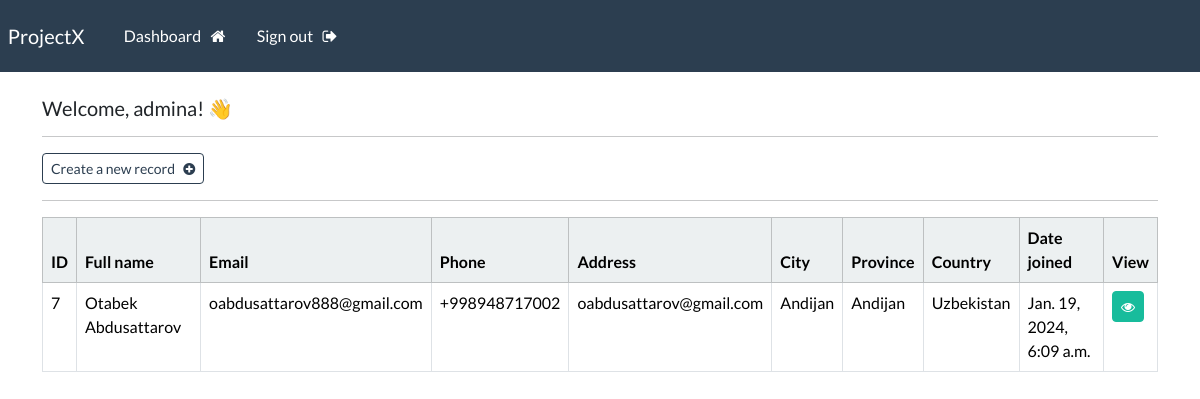
Screenshot of /dashboard (signed in) with the database file from the repository.
### webapp/models.py (models this page shows, shortened)
class Record(models.Model):
    creation_date = models.DateTimeField(auto_now_add=True)
    first_name = models.CharField(max_length=100)
    last_name = models.CharField(max_length=100)
    email = models.CharField(max_length=255)
    phone = models.CharField(max_length=20)
    address = models.CharField(max_length=300)
    city = models.CharField(max_length=255)
    province = models.CharField(max_length=200)
    country = models.CharField(max_length=125)

### webapp/views.py (the view)
# urls.py: path('dashboard', views.dashboard, name="dashboard"),
@login_required(login_url='my-login')
def dashboard(request):
    my_records = Record.objects.all()
    context = {'records': my_records}
    return render(request, 'webapp/dashboard.html', context=context)

### webapp/templates/webapp/dashboard.html
{% extends 'webapp/base.html' %}
{% block content %}
    <h5> Welcome, {{user}}! 👋 </h5>
    <hr>
    <a class="btn btn-outline-primary btn-sm" href="{% url 'create-record' %}">
        Create a new record &nbsp; <i class="fa fa-plus-circle" aria-hidden="true"></i>
    </a>
    <hr>
    <table class="table table-hover table-bordered">
        <thead class="table-light">
            <tr>
                <th scope="col"> ID </th>
                <th scope="col"> Full name </th>
                <th scope="col"> Email </th>
                <th scope="col"> Phone </th>
                <th scope="col"> Address </th>
                <th scope="col"> City </th>
                <th scope="col"> Province </th>
                <th scope="col"> Country </th>
                <th scope="col"> Date joined </th>
                <th scope="col"> View </th>
            </tr>
        </thead>
        <tbody>
        {% if records %}
            {% for record in records %}
            <tr>
                <td> {{record.id}} </td>
                <td> {{record.first_name}}  {{record.last_name}} </td>
                <td> {{record.email}} </td>
                <td> {{record.phone}} </td>
                <td> {{record.address}} </td>
                <td> {{record.city}} </td>
                <td> {{record.province}} </td>
                <td> {{record.country}} </td>
                <td> {{record.creation_date}} </td>
                <td> <a class="btn btn-success btn-sm" href="{% url 'record' record.id %}"> <i class="fa fa-eye" aria-hidden="true"></i> </a> </td>
            </tr>
            {% endfor %}
        {% endif %}
        </tbody>
    </table>
{% endblock %}

### webapp/templates/webapp/base.html (shortened to what this page needs)
{% load static %}
<!DOCTYPE html>
<html>
    <head>
        <link rel="stylesheet" type="text/css" href="https://bootswatch.com/5/flatly/bootstrap.min.css">
        <link rel="stylesheet" type="text/css" href="{% static 'css/styles.css' %}">
        <link rel="stylesheet" href="https://cdnjs.cloudflare.com/ajax/libs/font-awesome/4.7.0/css/font-awesome.min.css">
    </head>
    <body>
        {% include 'webapp/navbar.html' %}
        <div class="container">
            <br>
           {% block content %}
           {% endblock %}
        </div>
    </body>
</html>

### webapp/templates/webapp/navbar.html (shortened to what this page needs)
<nav class="navbar navbar-expand-lg navbar-dark bg-primary justify-content-center">
    <a class="navbar-brand main-heading" href="{% url '' %}">
      &nbsp; ProjectX
    </a>
      <div class="collapse navbar-collapse text-center" id="navbarNavDropdown">
        <ul class="navbar-nav mr-auto">
          {% if user.is_authenticated %}
            <li class="nav-item">
              <a class="nav-link" href="{% url 'dashboard' %}">Dashboard &nbsp; <i class="fa fa-home" aria-hidden="true"></i> </a>
            </li>
            <li class="nav-item">
              <a class="nav-link" href="{% url 'user-logout' %}">Sign out &nbsp; <i class="fa fa-sign-out" aria-hidden="true"></i> </a>
            </li>
        </ul>
        {% endif %}
      </div>
  </nav>

### rows the page displays
Record: id "7", first_name "Otabek", last_name "Abdusattarov", email "oabdusattarov888@gmail.com", phone "+998948717002", address "oabdusattarov@gmail.com", city "Andijan", province "Andijan", country "Uzbekistan", creation_date "Jan. 19, 2024, 6:09 a.m."

### other values shown
{{ user }} "admina"
